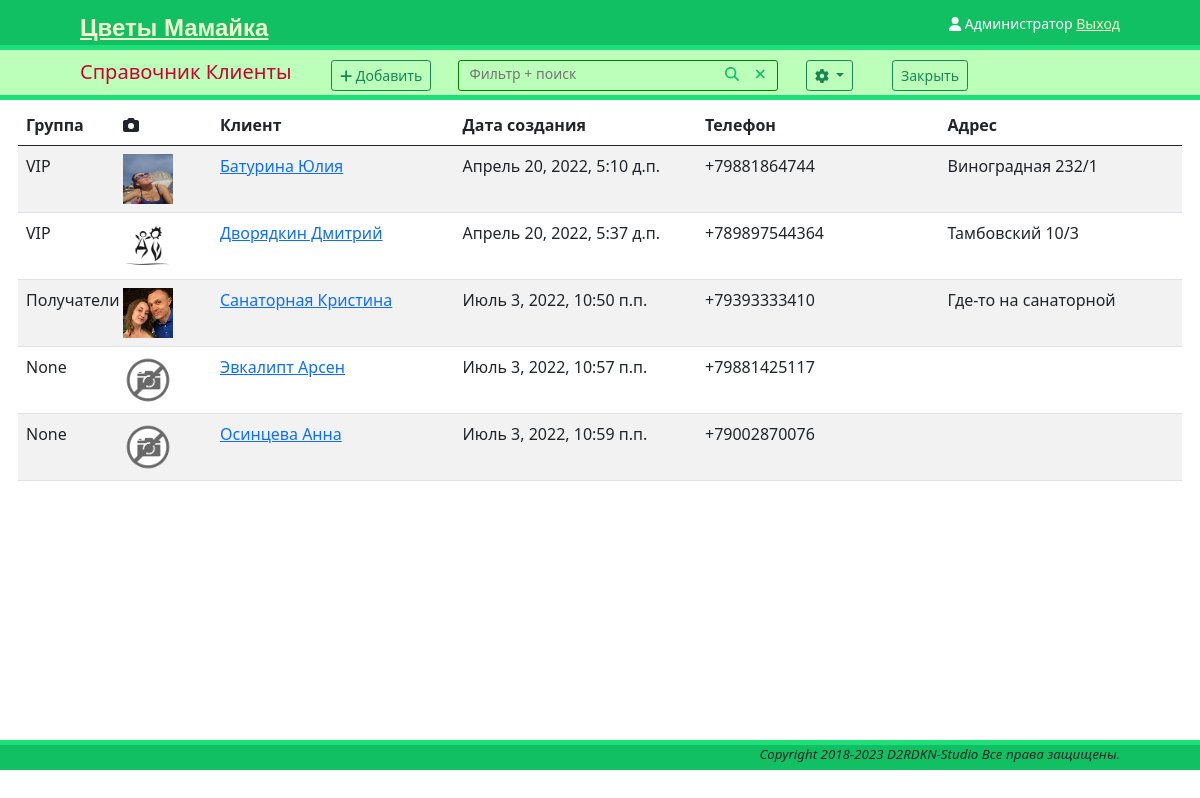
The app's page /references/contacts/ (signed in), older data.
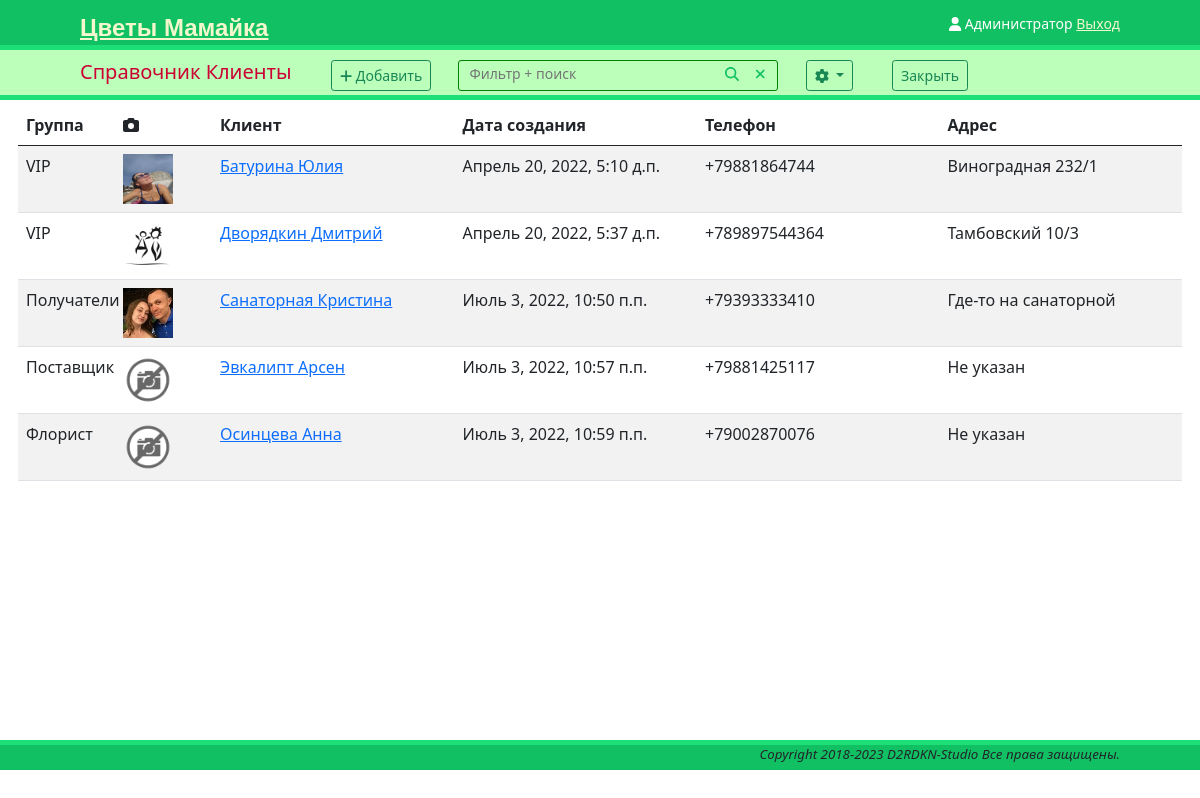
The same page, newer data.
### references/contacts/models.py (models this page shows, shortened)
class Contact(models.Model):
    MESSENGERS = [
        ('SM', 'SMS'),
        ('WA', 'WhatsApp'),
        ('VB', 'Viber'),
        ('TG', 'Telegram'),
        ('VK', 'VKontakte'),
        ('FB', 'Facebook'),
        ('WC', 'WeChat'),
        ('SC', 'Snapchat'),
        ('SK', 'Skype'),
    ]
    phone_regex = RegexValidator(regex=r"^\+?1?\d{9,15}$")
    category = models.ForeignKey(ContactGroup, on_delete=models.SET_NULL,
                                 db_index=True, null=True, verbose_name='Группа')
    first_name = models.CharField(max_length=255, verbose_name='Имя')
    last_name = models.CharField(blank=True, max_length=255, verbose_name='Фамилия')
    email = models.EmailField(blank=True, verbose_name='Почта')
    phone = models.CharField(max_length=15, verbose_name='Телефон', validators=[phone_regex],)
    phone2 = models.CharField(blank=True, max_length=15, verbose_name='Телефон2', validators=[phone_regex],)
    messenger = models.CharField(max_length=2, choices=MESSENGERS, default='SM'
                                 , verbose_name='Мессенджер')
    address = models.TextField(blank=True, verbose_name='Адрес')
    description = models.TextField(blank=True, verbose_name='Описание')
    image = models.ImageField(blank=True, upload_to='images/contacts/',
                              verbose_name='Изображение')
    createdBy = models.ForeignKey(User, related_name='author', on_delete=models.PROTECT,
                                  verbose_name='Автор')
    createdOn = models.DateTimeField(auto_now_add=True, verbose_name='Создан')
    isActive = models.BooleanField(default=True)
    def __str__(self):
        return self.last_name + ' ' + self.first_name
    class Meta:
        verbose_name = 'Клиент'
        verbose_name_plural = 'Клиенты'
    def get_absolute_url(self):
        return reverse('contact_detail', args=[self.id])

class ContactGroup(models.Model):
    title = models.CharField(max_length=64, unique=True, db_index=True,
                             verbose_name='Наименование')
    parent = models.ForeignKey('self', blank=True, null=True,
                               on_delete=models.SET_NULL,
                               verbose_name='Группа')
    description = models.TextField(blank=True, null=True,
                                   verbose_name='Описание')
    class Meta:
        verbose_name = 'Группа клиентов'
        verbose_name_plural = 'Группы клиентов'
    def __str__(self):
        return self.title

### references/contacts/views.py (the view)
# urls.py: path('', contacts_views.contacts_list, name='contacts_list'),
@login_required
def contacts_list(request, group_id=None):
    sfilter = request.GET.get('Filter')     # Проверяем параметр "Filter" из GET параметра
    if sfilter is None:
        sfilter = ""
    if group_id:
        group = get_object_or_404(ContactGroup, pk=group_id)
        groups = ContactGroup.objects.filter(parent=group)
        contacts = Contact.objects.filter(isActive=True)
        contacts = contacts.filter(
            Q(first_name__icontains=sfilter) |
            Q(last_name__icontains=sfilter) |
            Q(phone__icontains=sfilter) |
            Q(phone2__icontains=sfilter) |
            Q(address__icontains=sfilter) |
            Q(category=groups)
        )
    else:
        group = None
        groups = ContactGroup.objects.all()
        contacts = Contact.objects.filter(isActive=True)
        contacts = contacts.filter(
            Q(first_name__icontains=sfilter) |
            Q(last_name__icontains=sfilter) |
            Q(phone__icontains=sfilter) |
            Q(phone2__icontains=sfilter) |
            Q(address__icontains=sfilter)
        )
    return render(request, 'references/contacts/contacts.html',
                  {'group': group, 'groups': groups, 'contacts': contacts})

### templates/references/contacts/contacts.html (shortened to what this page needs)
{% extends "onepage.html" %}
{% load static %}
{% block subheader %}
	<span class="tools-item">
        <h5> Справочник Клиенты </h5>
    </span>
    <a href="{% url 'contacts_new' %}" class="btn btn-outline-success btn-sm"><i class="fa-solid fa-plus"></i> Добавить</a>
    <div class="tools-item inputbox">
        <form id="filterForm" method="get">
            <input id="filter" type="text" tabindex="1" value="" name="Filter" placeholder="Фильтр + поиск" autocomplete="off">
            <span class="tools-item">
                <a href="#" onclick="document.getElementById('filterForm').submit()"><i class="fa-solid fa-magnifying-glass"></i></a>
            </span>
            <span class="inline">
                <a href="#" onclick='document.getElementById("filter").value="";
                document.getElementById("filterForm").submit()'><i class="fa-solid fa-xmark"></i></a>
            </span>
        </form>
    </div>
    <div class="tools-item dropdown">
        <button class="btn btn-outline-success btn-sm dropdown-toggle" type="button" id="dropdownMenuButton"
                  data-bs-toggle="dropdown" aria-haspopup="true" aria-expanded="true">
          <i class="fa-solid fa-gear"></i>
        </button>
    </div>
    <a href="{% url 'references' %}" class="btn btn-outline-success btn-sm">Закрыть</a>
{% endblock %}
{% block main %}
    <table class="container table table-striped">
        <thead>
            <tr class="row">
                <th class="col-1" scope="col">Группа</th>
                <th class="col-1" scope="col"><i class="fa-solid fa-camera"></i></th>
                <th class="col-sm" scope="col">Клиент</th>
                <th class="col-sm" scope="col">Дата создания</th>
                <th class="col-sm" scope="col">Телефон</th>
                <th class="col-sm" scope="col">Адрес</th>
            </tr>
        </thead>
        <tbody>
            {% for el in contacts %}
                <tr class="row">
                    <td class="col-1">{{ el.category }}</td>
                    <td class="col-1">
                        <a href= "{{ el.get_absolute_url }}">
                            <img class="img-avatar" src="{% if el.image %}{{ el.image.url }}
                            {% else %}{% static '/img/no-image.png' %}{% endif %}"
                            width="50"
                            alt="[X]">
                        </a>
                    </td>
                    <td class="col-sm">
                        <a href= "{{ el.get_absolute_url }}">{{ el }}</a>
                    </td>
                    <td class="col-sm">{{ el.createdOn }}</td>
                    <td class="col-sm">{{ el.phone }}</td>
                    <td class="col-sm">{{ el.address }}</td>
                </tr>
            {% endfor %}
        </tbody>
    </table>
{% endblock %}

Row changes from the older to the newer data that the page shows:
changed Contact "Эвкалипт Aрсен": category "None" → "Поставщик"; address (not shown) → "Не указан"
changed Contact "Осинцева Анна": category "None" → "Флорист"; address (not shown) → "Не указан"
